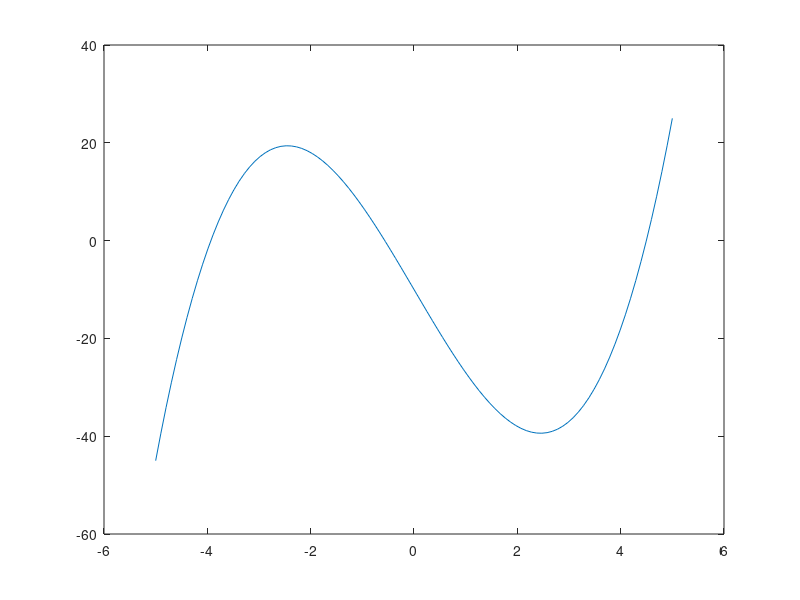

The MATLAB script that drew this image: (Note: this script raises an error after producing the figure.)
f = @(x) x.^3 - 18 * x - 10
X = linspace(-5, 5, 100);
Y = f(X);
plot(X, Y);
eps = 10^(-5);
syms x
[x1] = MetSecantei(f, -5, 5, -5, -5, eps);
[x2] = MetSecantei(f, -5, 5, -1, 0, eps);
[x3] = MetSecantei(f, -5, 5, 4, 5, eps);
[x4] = MetPozFalse(f, -5, -3, eps);
[x5] = MetPozFalse(f, -1, 0, eps);
[x6] = MetPozFalse(f, 4, 5, eps);

% axele
hold on
plot(x1, f(x1), 'o', 'MarkerSize', 10)
hold off
